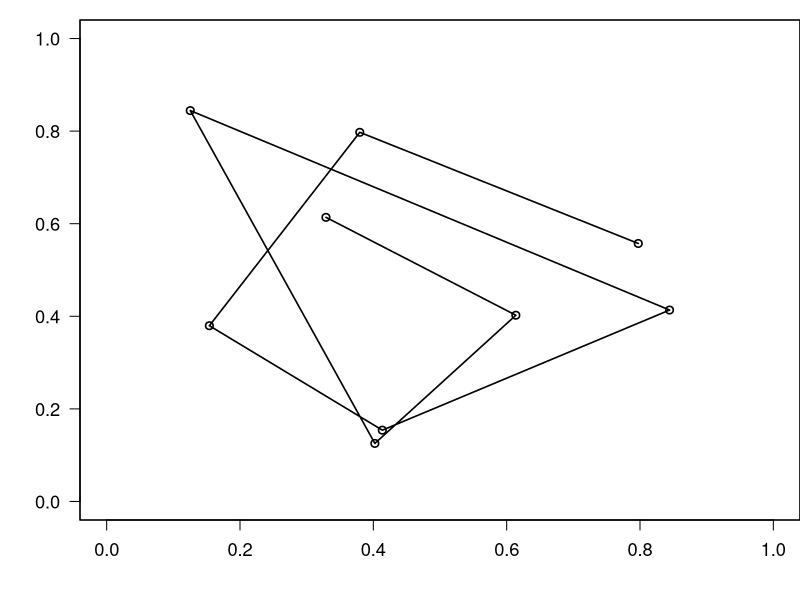
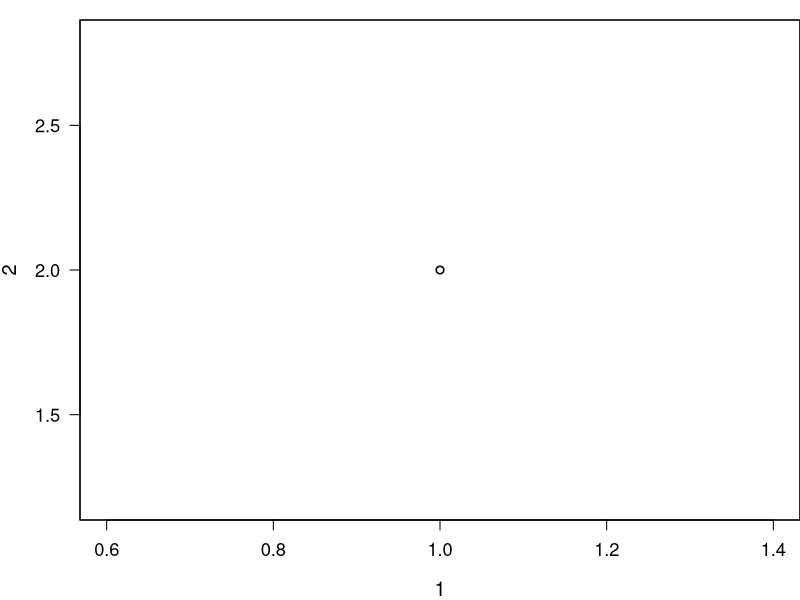
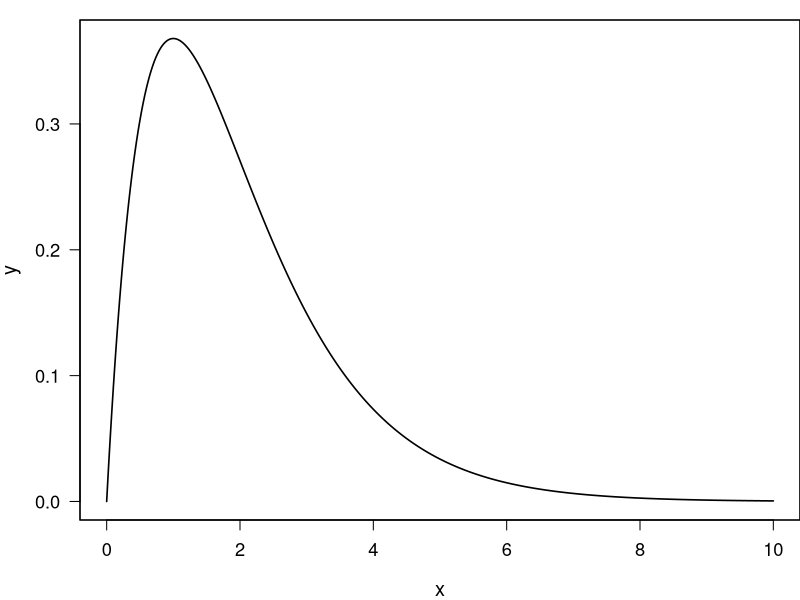
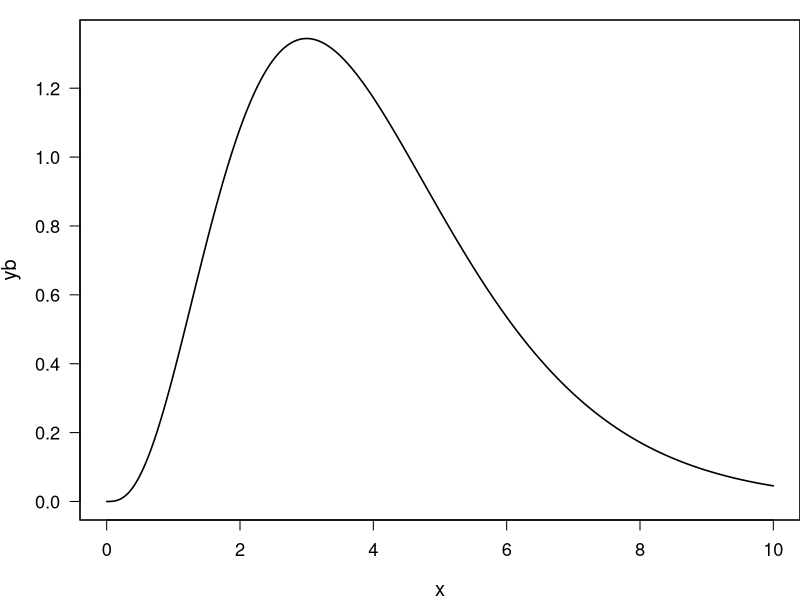
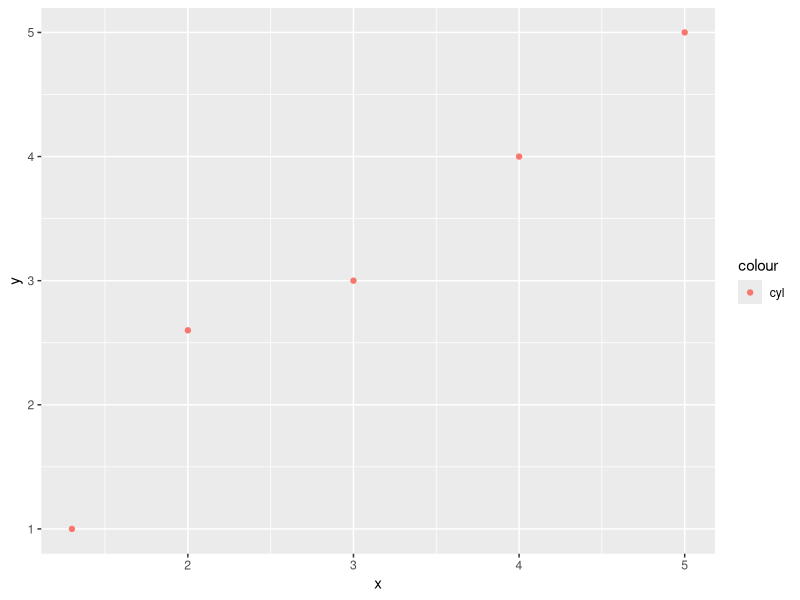

R code for these plots, in order:
# TMA4300 Computer intensive statistical methods
# Testing

# Approximate pi -------------------------
n <- 1000000
m <- 0 
i <- 1

while(i < n){
  x <- runif(n = 1, min = 0, max = 1)
  y <- runif(n = 1,min = 0, max = 1)
  if (x^2 + y^2 < 1){
    m <- m + 1
  }
  i = i + 1 
}

est = 4*(m/n) 
est

# Plot, seed, runif

par(mfrow=c(1,1), mar=c(4,4,1,0), las=1, cex.lab=1.2, cex.axis=1.1, lwd=1.6)
set.seed(2118735)
a = runif(10)
plot(a[1:9], a[2:10], type="o", xlab="", ylab="", xlim=c(0,1), ylim=c(0,1))
plot(1,2)



#-----------------------------------------------
fstar <- function(x, alpha){
  return(x^(alpha-1)*exp(-x))
}
alph <- 2 
x <- seq(from = 0, to = 10, by = 0.01)
y <- fstar(x, alph)
plot(x,y, "l")

yb <- (x^2)*fstar(x,alph)
plot(x,yb, "l")



library(ggplot2)
dta <- data.frame(x = c(1.3,2,3,4,5), y = c(1,2.6,3,4,5))
ggplot(data = dta, aes(x,y)) + geom_point(aes(colour = "cyl")) 
